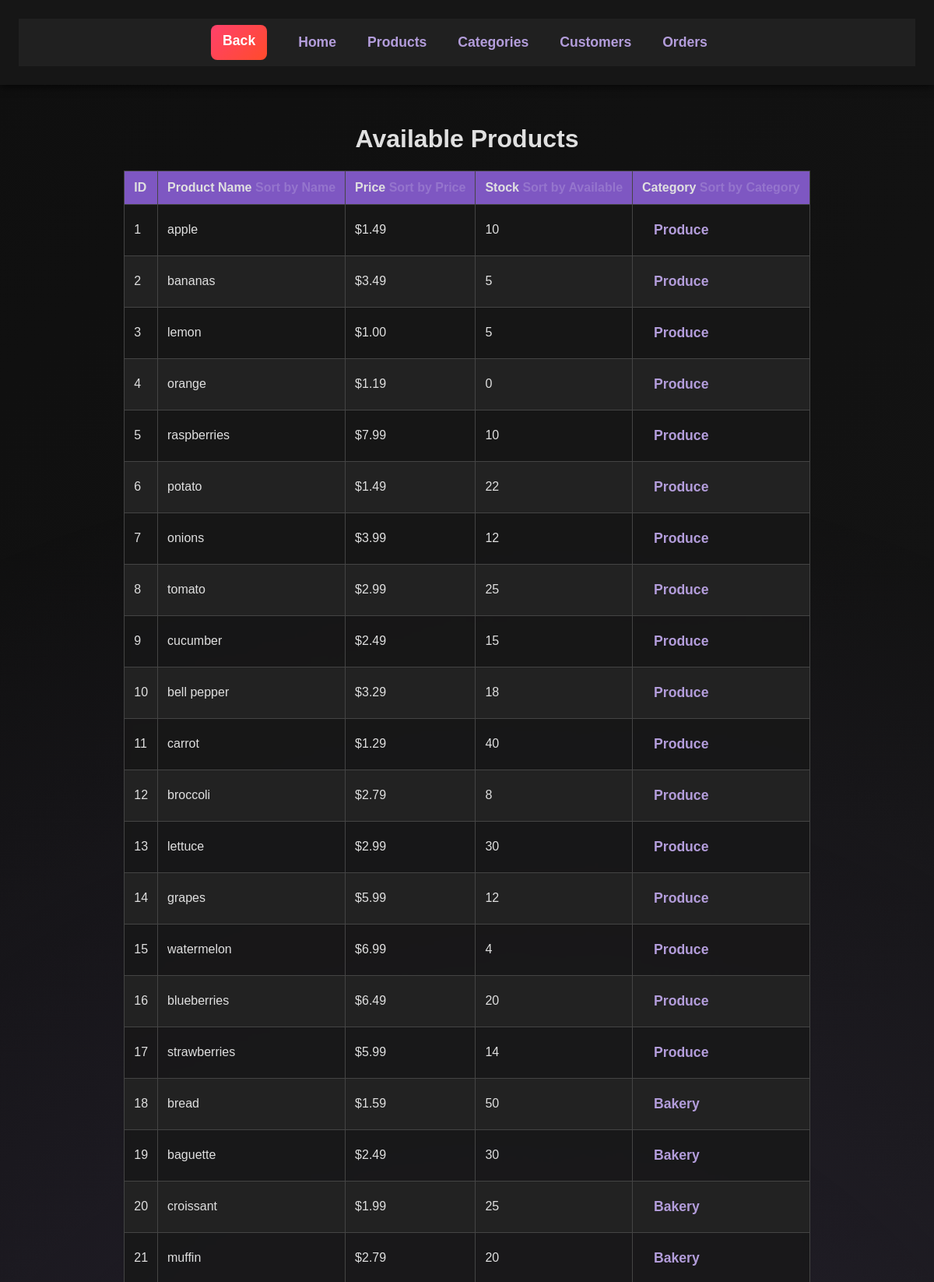
Page /products (upper part) on the committed database.
### models/product.py (models this page shows, shortened)
class Product(db.Model):
    id = db.mapped_column(db.Integer, primary_key=True)
    name = db.mapped_column(db.String)
    price = db.mapped_column(db.DECIMAL(10,2))
    available = db.mapped_column(db.Integer, default=0)
    category_id = db.mapped_column(db.Integer, db.ForeignKey("category.id"))
    category = db.relationship("Category", back_populates="products")

### models/category.py (models this page shows, shortened)
class Category(db.Model):
    id = db.mapped_column(db.Integer, primary_key=True)
    name = db.mapped_column(db.String)
    products = db.relationship("Product", back_populates="category")

### app.py (the view)
@app.route("/products")
def list_products():
    sort = request.args.get("sort")
    statement = db.select(Product)
    if sort == "name":
        statement = statement.order_by(Product.name)
    elif sort == "price":
        statement = statement.order_by(Product.price)
    elif sort == "available":
        statement = statement.order_by(Product.available)
    elif sort == "category":
        statement = statement.order_by(Product.category_id)
    products = db.session.execute(statement).scalars()
    return render_template("products.html", products=products)

### templates/products.html (shortened to what this page needs)
{% extends "base.html" %}
{% block content %}
<h1>Available Products</h1>
<div style="margin-bottom: 1rem;">
    <table>
        <thead>
          <tr>
            <th>ID</th>
            <th>Product Name <a href="{{ url_for('list_products', sort='name') }}" class="btn">Sort by Name</a></th>
            <th>Price <a href="{{ url_for('list_products', sort='price') }}" class="btn">Sort by Price</a></th>
            <th>Stock <a href="{{ url_for('list_products', sort='available') }}" class="btn">Sort by Available</a></th>
            <th>Category <a href="{{ url_for('list_products', sort='category') }}" class="btn">Sort by Category</a></th>
          </tr>
        </thead>
        <tbody>
          {% for product in products %}
          <tr>
            <td>{{ product.id }}</td>
            <td>{{ product.name }}</td>
            <td>${{ product.price }}</td>
            <td>{{ product.available }}</td>
            <td>
              <a href="{{ url_for('category_detail', id=product.category.id) }}">
                {{ product.category.name }}
              </a>
            </td>
          </tr>
          {% endfor %}
        </tbody>
      </table>
{% endblock %}

### static/style.css (style rules this page uses)
body { font-family: 'Arial', sans-serif; margin: 0; padding: 0; background: linear-gradient(135deg, #0f0f0f, #1a1a1a); color: #e0e0e0; display: flex; flex-direction: column; min-height: 100vh; overflow-x: hidden; }
body::before { content: ""; position: fixed; top: 0; left: 0; width: 100%; height: 100%; background: radial-gradient(circle, rgba(114,91,160,0.2) 0%, rgba(0,0,0,0) 70%); z-index: -1; }
a { color: #9575cd; text-decoration: none; transition: color 0.3s ease; }
table { width: 100%; border-collapse: collapse; background: rgba(24, 24, 24, 0.8); color: #e0e0e0; margin-top: 20px; backdrop-filter: blur(5px); }
th, td { border: 1px solid #444; padding: 12px; text-align: left; }
th { background: #7e57c2; }
tr:nth-child(even) { background: #222; }
td a { color: #b39ddb; text-decoration: none; font-size: 1.1rem; font-weight: bold; text-transform: capitalize; letter-spacing: normal; padding: 10px 15px; border-radius: 5px; display: inline-block; transition: background 0.3s ease, color 0.3s ease, box-shadow 0.3s ease; }
table tbody tr { opacity: 0; transform: translateY(20px); animation: fadeInUp 0.6s ease-in-out forwards; }

### rows in the picture
Product: id "1", name "apple", price "1.49", available "10", category.name "Produce"
Product: id "2", name "bananas", price "3.49", available "5", category.name "Produce"
Product: id "3", name "lemon", price "1.00", available "5", category.name "Produce"
Product: id "4", name "orange", price "1.19", available "0", category.name "Produce"
Product: id "5", name "raspberries", price "7.99", available "10", category.name "Produce"
Product: id "6", name "potato", price "1.49", available "22", category.name "Produce"
Product: id "7", name "onions", price "3.99", available "12", category.name "Produce"
Product: id "8", name "tomato", price "2.99", available "25", category.name "Produce"
Product: id "9", name "cucumber", price "2.49", available "15", category.name "Produce"
Product: id "10", name "bell pepper", price "3.29", available "18", category.name "Produce"
Product: id "11", name "carrot", price "1.29", available "40", category.name "Produce"
Product: id "12", name "broccoli", price "2.79", available "8", category.name "Produce"
Product: id "13", name "lettuce", price "2.99", available "30", category.name "Produce"
Product: id "14", name "grapes", price "5.99", available "12", category.name "Produce"
Product: id "15", name "watermelon", price "6.99", available "4", category.name "Produce"
Product: id "16", name "blueberries", price "6.49", available "20", category.name "Produce"
Product: id "17", name "strawberries", price "5.99", available "14", category.name "Produce"
Product: id "18", name "bread", price "1.59", available "50", category.name "Bakery"
Product: id "19", name "baguette", price "2.49", available "30", category.name "Bakery"
Product: id "20", name "croissant", price "1.99", available "25", category.name "Bakery"
Product: id "21", name "muffin", price "2.79", available "20", category.name "Bakery"
